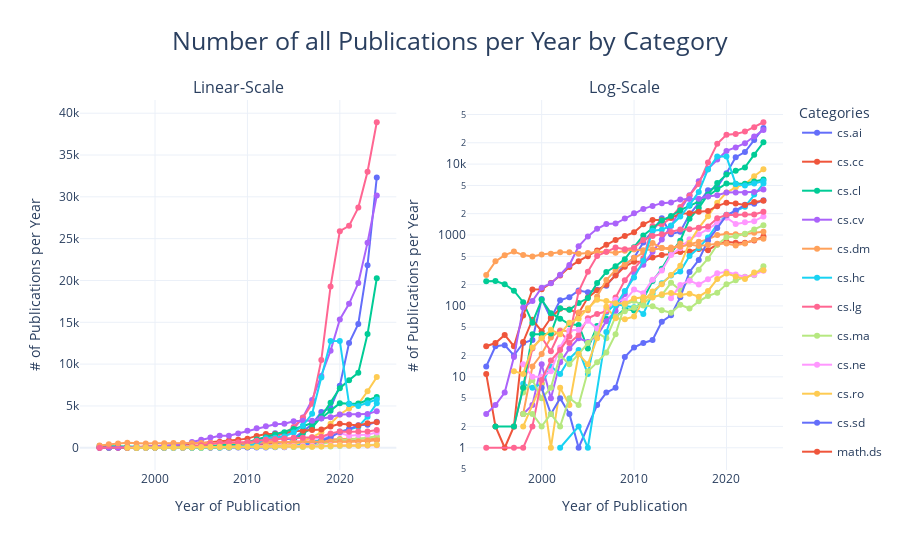
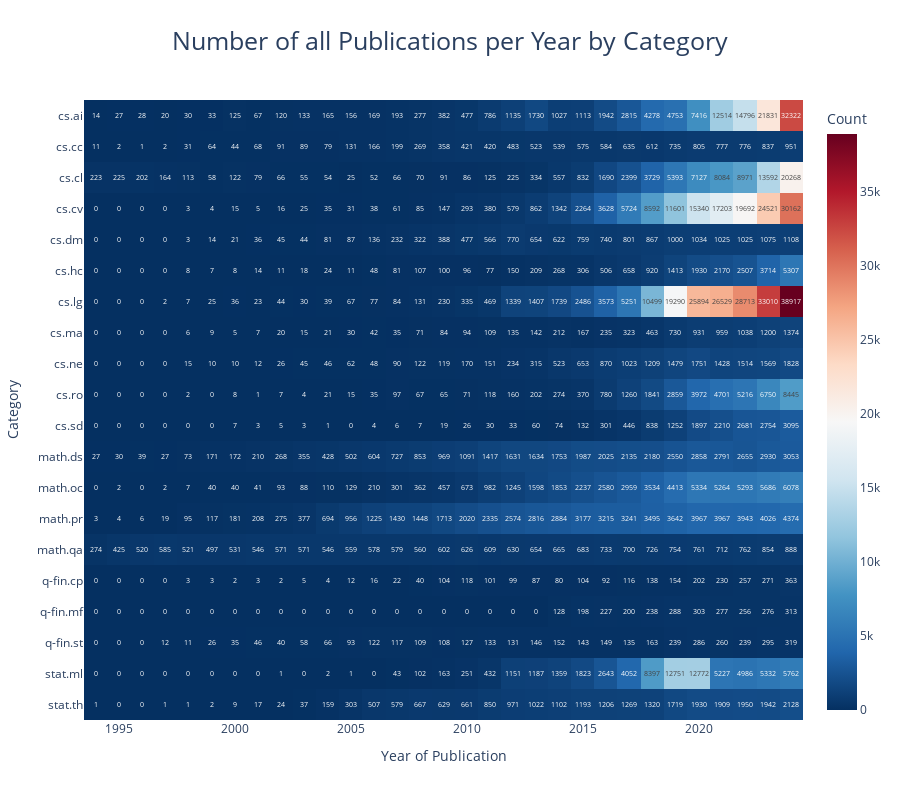

Notebook source saved alongside these figures, in order:
### Code cell
visualize_publications_by_category(df_complete, "all")

### Figure 1 — Plotly figure (JSON) as saved in the notebook; plotly's stock layout.template omitted (floating-point values rounded to 4 significant figures)
{"data": [{"legendgroup": "cs.ai", "line": {"color": "#636EFA"}, "mode": "lines+markers", "name": "cs.ai", "type": "scatter", "x": [1994, 1995, 1996, 1997, 1998, 1999, 2000, 2001, 2002, 2003, 2004, 2005, 2006, 2007, 2008, 2009, 2010, 2011, 2012, 2013, 2014, 2015, 2016, 2017, 2018, 2019, 2020, 2021, 2022, 2023, 2024], "xaxis": "x", "y": [14, 27, 28, 20, 30, 33, 125, 67, 120, 133, 165, 156, 169, 193, 277, 382, 477, 786, 1135, 1730, 1027, 1113, 1942, 2815, 4278, 4753, 7416, 12514, 14796, 21831, 32322], "yaxis": "y"}, {"legendgroup": "cs.ai", "line": {"color": "#636EFA"}, "mode": "lines+markers", "showlegend": false, "type": "scatter", "x": [1994, 1995, 1996, 1997, 1998, 1999, 2000, 2001, 2002, 2003, 2004, 2005, 2006, 2007, 2008, 2009, 2010, 2011, 2012, 2013, 2014, 2015, 2016, 2017, 2018, 2019, 2020, 2021, 2022, 2023, 2024], "xaxis": "x2", "y": [14, 27, 28, 20, 30, 33, 125, 67, 120, 133, 165, 156, 169, 193, 277, 382, 477, 786, 1135, 1730, 1027, 1113, 1942, 2815, 4278, 4753, 7416, 12514, 14796, 21831, 32322], "yaxis": "y2"}, {"legendgroup": "cs.cc", "line": {"color": "#EF553B"}, "mode": "lines+markers", "name": "cs.cc", "type": "scatter", "x": [1994, 1995, 1996, 1997, 1998, 1999, 2000, 2001, 2002, 2003, 2004, 2005, 2006, 2007, 2008, 2009, 2010, 2011, 2012, 2013, 2014, 2015, 2016, 2017, 2018, 2019, 2020, 2021, 2022, 2023, 2024], "xaxis": "x", "y": [11, 2, 1, 2, 31, 64, 44, 68, 91, 89, 79, 131, 166, 199, 269, 358, 421, 420, 483, 523, 539, 575, 584, 635, 612, 735, 805, 777, 776, 837, 951], "yaxis": "y"}, {"legendgroup": "cs.cc", "line": {"color": "#EF553B"}, "mode": "lines+markers", "showlegend": false, "type": "scatter", "x": [1994, 1995, 1996, 1997, 1998, 1999, 2000, 2001, 2002, 2003, 2004, 2005, 2006, 2007, 2008, 2009, 2010, 2011, 2012, 2013, 2014, 2015, 2016, 2017, 2018, 2019, 2020, 2021, 2022, 2023, 2024], "xaxis": "x2", "y": [11, 2, 1, 2, 31, 64, 44, 68, 91, 89, 79, 131, 166, 199, 269, 358, 421, 420, 483, 523, 539, 575, 584, 635, 612, 735, 805, 777, 776, 837, 951], "yaxis": "y2"}, {"legendgroup": "cs.cl", "line": {"color": "#00CC96"}, "mode": "lines+markers", "name": "cs.cl", "type": "scatter", "x": [1994, 1995, 1996, 1997, 1998, 1999, 2000, 2001, 2002, 2003, 2004, 2005, 2006, 2007, 2008, 2009, 2010, 2011, 2012, 2013, 2014, 2015, 2016, 2017, 2018, 2019, 2020, 2021, 2022, 2023, 2024], "xaxis": "x", "y": [223, 225, 202, 164, 113, 58, 122, 79, 66, 55, 54, 25, 52, 66, 70, 91, 86, 125, 225, 334, 557, 832, 1690, 2399, 3729, 5393, 7127, 8084, 8971, 13592, 20268], "yaxis": "y"}, {"legendgroup": "cs.cl", "line": {"color": "#00CC96"}, "mode": "lines+markers", "showlegend": false, "type": "scatter", "x": [1994, 1995, 1996, 1997, 1998, 1999, 2000, 2001, 2002, 2003, 2004, 2005, 2006, 2007, 2008, 2009, 2010, 2011, 2012, 2013, 2014, 2015, 2016, 2017, 2018, 2019, 2020, 2021, 2022, 2023, 2024], "xaxis": "x2", "y": [223, 225, 202, 164, 113, 58, 122, 79, 66, 55, 54, 25, 52, 66, 70, 91, 86, 125, 225, 334, 557, 832, 1690, 2399, 3729, 5393, 7127, 8084, 8971, 13592, 20268], "yaxis": "y2"}, {"legendgroup": "cs.cv", "line": {"color": "#AB63FA"}, "mode": "lines+markers", "name": "cs.cv", "type": "scatter", "x": [1998, 1999, 2000, 2001, 2002, 2003, 2004, 2005, 2006, 2007, 2008, 2009, 2010, 2011, 2012, 2013, 2014, 2015, 2016, 2017, 2018, 2019, 2020, 2021, 2022, 2023, 2024], "xaxis": "x", "y": [3, 4, 15, 5, 16, 25, 35, 31, 38, 61, 85, 147, 293, 380, 579, 862, 1342, 2264, 3628, 5724, 8592, 11601, 15340, 17203, 19692, 24521, 30162], "yaxis": "y"}, {"legendgroup": "cs.cv", "line": {"color": "#AB63FA"}, "mode": "lines+markers", "showlegend": false, "type": "scatter", "x": [1998, 1999, 2000, 2001, 2002, 2003, 2004, 2005, 2006, 2007, 2008, 2009, 2010, 2011, 2012, 2013, 2014, 2015, 2016, 2017, 2018, 2019, 2020, 2021, 2022, 2023, 2024], "xaxis": "x2", "y": [3, 4, 15, 5, 16, 25, 35, 31, 38, 61, 85, 147, 293, 380, 579, 862, 1342, 2264, 3628, 5724, 8592, 11601, 15340, 17203, 19692, 24521, 30162], "yaxis": "y2"}, {"legendgroup": "cs.dm", "line": {"color": "#FFA15A"}, "mode": "lines+markers", "name": "cs.dm", "type": "scatter", "x": [1998, 1999, 2000, 2001, 2002, 2003, 2004, 2005, 2006, 2007, 2008, 2009, 2010, 2011, 2012, 2013, 2014, 2015, 2016, 2017, 2018, 2019, 2020, 2021, 2022, 2023, 2024], "xaxis": "x", "y": [3, 14, 21, 36, 45, 44, 81, 87, 136, 232, 322, 388, 477, 566, 770, 654, 622, 759, 740, 801, 867, 1000, 1034, 1025, 1025, 1075, 1108], "yaxis": "y"}, {"legendgroup": "cs.dm", "line": {"color": "#FFA15A"}, "mode": "lines+markers", "showlegend": false, "type": "scatter", "x": [1998, 1999, 2000, 2001, 2002, 2003, 2004, 2005, 2006, 2007, 2008, 2009, 2010, 2011, 2012, 2013, 2014, 2015, 2016, 2017, 2018, 2019, 2020, 2021, 2022, 2023, 2024], "xaxis": "x2", "y": [3, 14, 21, 36, 45, 44, 81, 87, 136, 232, 322, 388, 477, 566, 770, 654, 622, 759, 740, 801, 867, 1000, 1034, 1025, 1025, 1075, 1108], "yaxis": "y2"}, {"legendgroup": "cs.hc", "line": {"color": "#19D3F3"}, "mode": "lines+markers", "name": "cs.hc", "type": "scatter", "x": [1998, 1999, 2000, 2001, 2002, 2003, 2004, 2005, 2006, 2007, 2008, 2009, 2010, 2011, 2012, 2013, 2014, 2015, 2016, 2017, 2018, 2019, 2020, 2021, 2022, 2023, 2024], "xaxis": "x", "y": [8, 7, 8, 14, 11, 18, 24, 11, 48, 81, 107, 100, 96, 77, 150, 209, 268, 306, 506, 658, 920, 1413, 1930, 2170, 2507, 3714, 5307], "yaxis": "y"}, {"legendgroup": "cs.hc", "line": {"color": "#19D3F3"}, "mode": "lines+markers", "showlegend": false, "type": "scatter", "x": [1998, 1999, 2000, 2001, 2002, 2003, 2004, 2005, 2006, 2007, 2008, 2009, 2010, 2011, 2012, 2013, 2014, 2015, 2016, 2017, 2018, 2019, 2020, 2021, 2022, 2023, 2024], "xaxis": "x2", "y": [8, 7, 8, 14, 11, 18, 24, 11, 48, 81, 107, 100, 96, 77, 150, 209, 268, 306, 506, 658, 920, 1413, 1930, 2170, 2507, 3714, 5307], "yaxis": "y2"}, {"legendgroup": "cs.lg", "line": {"color": "#FF6692"}, "mode": "lines+markers", "name": "cs.lg", "type": "scatter", "x": [1997, 1998, 1999, 2000, 2001, 2002, 2003, 2004, 2005, 2006, 2007, 2008, 2009, 2010, 2011, 2012, 2013, 2014, 2015, 2016, 2017, 2018, 2019, 2020, 2021, 2022, 2023, 2024], "xaxis": "x", "y": [2, 7, 25, 36, 23, 44, 30, 39, 67, 77, 84, 131, 230, 335, 469, 1339, 1407, 1739, 2486, 3573, 5251, 10499, 19290, 25894, 26529, 28713, 33010, 38917], "yaxis": "y"}, {"legendgroup": "cs.lg", "line": {"color": "#FF6692"}, "mode": "lines+markers", "showlegend": false, "type": "scatter", "x": [1997, 1998, 1999, 2000, 2001, 2002, 2003, 2004, 2005, 2006, 2007, 2008, 2009, 2010, 2011, 2012, 2013, 2014, 2015, 2016, 2017, 2018, 2019, 2020, 2021, 2022, 2023, 2024], "xaxis": "x2", "y": [2, 7, 25, 36, 23, 44, 30, 39, 67, 77, 84, 131, 230, 335, 469, 1339, 1407, 1739, 2486, 3573, 5251, 10499, 19290, 25894, 26529, 28713, 33010, 38917], "yaxis": "y2"}, {"legendgroup": "cs.ma", "line": {"color": "#B6E880"}, "mode": "lines+markers", "name": "cs.ma", "type": "scatter", "x": [1998, 1999, 2000, 2001, 2002, 2003, 2004, 2005, 2006, 2007, 2008, 2009, 2010, 2011, 2012, 2013, 2014, 2015, 2016, 2017, 2018, 2019, 2020, 2021, 2022, 2023, 2024], "xaxis": "x", "y": [6, 9, 5, 7, 20, 15, 21, 30, 42, 35, 71, 84, 94, 109, 135, 142, 212, 167, 235, 323, 463, 730, 931, 959, 1038, 1200, 1374], "yaxis": "y"}, {"legendgroup": "cs.ma", "line": {"color": "#B6E880"}, "mode": "lines+markers", "showlegend": false, "type": "scatter", "x": [1998, 1999, 2000, 2001, 2002, 2003, 2004, 2005, 2006, 2007, 2008, 2009, 2010, 2011, 2012, 2013, 2014, 2015, 2016, 2017, 2018, 2019, 2020, 2021, 2022, 2023, 2024], "xaxis": "x2", "y": [6, 9, 5, 7, 20, 15, 21, 30, 42, 35, 71, 84, 94, 109, 135, 142, 212, 167, 235, 323, 463, 730, 931, 959, 1038, 1200, 1374], "yaxis": "y2"}, {"legendgroup": "cs.ne", "line": {"color": "#FF97FF"}, "mode": "lines+markers", "name": "cs.ne", "type": "scatter", "x": [1998, 1999, 2000, 2001, 2002, 2003, 2004, 2005, 2006, 2007, 2008, 2009, 2010, 2011, 2012, 2013, 2014, 2015, 2016, 2017, 2018, 2019, 2020, 2021, 2022, 2023, 2024], "xaxis": "x", "y": [15, 10, 10, 12, 26, 45, 46, 62, 48, 90, 122, 119, 170, 151, 234, 315, 523, 653, 870, 1023, 1209, 1479, 1751, 1428, 1514, 1569, 1828], "yaxis": "y"}, {"legendgroup": "cs.ne", "line": {"color": "#FF97FF"}, "mode": "lines+markers", "showlegend": false, "type": "scatter", "x": [1998, 1999, 2000, 2001, 2002, 2003, 2004, 2005, 2006, 2007, 2008, 2009, 2010, 2011, 2012, 2013, 2014, 2015, 2016, 2017, 2018, 2019, 2020, 2021, 2022, 2023, 2024], "xaxis": "x2", "y": [15, 10, 10, 12, 26, 45, 46, 62, 48, 90, 122, 119, 170, 151, 234, 315, 523, 653, 870, 1023, 1209, 1479, 1751, 1428, 1514, 1569, 1828], "yaxis": "y2"}, {"legendgroup": "cs.ro", "line": {"color": "#FECB52"}, "mode": "lines+markers", "name": "cs.ro", "type": "scatter", "x": [1998, 2000, 2001, 2002, 2003, 2004, 2005, 2006, 2007, 2008, 2009, 2010, 2011, 2012, 2013, 2014, 2015, 2016, 2017, 2018, 2019, 2020, 2021, 2022, 2023, 2024], "xaxis": "x", "y": [2, 8, 1, 7, 4, 21, 15, 35, 97, 67, 65, 71, 118, 160, 202, 274, 370, 780, 1260, 1841, 2859, 3972, 4701, 5216, 6750, 8445], "yaxis": "y"}, {"legendgroup": "cs.ro", "line": {"color": "#FECB52"}, "mode": "lines+markers", "showlegend": false, "type": "scatter", "x": [1998, 2000, 2001, 2002, 2003, 2004, 2005, 2006, 2007, 2008, 2009, 2010, 2011, 2012, 2013, 2014, 2015, 2016, 2017, 2018, 2019, 2020, 2021, 2022, 2023, 2024], "xaxis": "x2", "y": [2, 8, 1, 7, 4, 21, 15, 35, 97, 67, 65, 71, 118, 160, 202, 274, 370, 780, 1260, 1841, 2859, 3972, 4701, 5216, 6750, 8445], "yaxis": "y2"}, {"legendgroup": "cs.sd", "line": {"color": "#636EFA"}, "mode": "lines+markers", "name": "cs.sd", "type": "scatter", "x": [2000, 2001, 2002, 2003, 2004, 2006, 2007, 2008, 2009, 2010, 2011, 2012, 2013, 2014, 2015, 2016, 2017, 2018, 2019, 2020, 2021, 2022, 2023, 2024], "xaxis": "x", "y": [7, 3, 5, 3, 1, 4, 6, 7, 19, 26, 30, 33, 60, 74, 132, 301, 446, 838, 1252, 1897, 2210, 2681, 2754, 3095], "yaxis": "y"}, {"legendgroup": "cs.sd", "line": {"color": "#636EFA"}, "mode": "lines+markers", "showlegend": false, "type": "scatter", "x": [2000, 2001, 2002, 2003, 2004, 2006, 2007, 2008, 2009, 2010, 2011, 2012, 2013, 2014, 2015, 2016, 2017, 2018, 2019, 2020, 2021, 2022, 2023, 2024], "xaxis": "x2", "y": [7, 3, 5, 3, 1, 4, 6, 7, 19, 26, 30, 33, 60, 74, 132, 301, 446, 838, 1252, 1897, 2210, 2681, 2754, 3095], "yaxis": "y2"}, {"legendgroup": "math.ds", "line": {"color": "#EF553B"}, "mode": "lines+markers", "name": "math.ds", "type": "scatter", "x": [1994, 1995, 1996, 1997, 1998, 1999, 2000, 2001, 2002, 2003, 2004, 2005, 2006, 2007, 2008, 2009, 2010, 2011, 2012, 2013, 2014, 2015, 2016, 2017, 2018, 2019, 2020, 2021, 2022, 2023, 2024], "xaxis": "x", "y": [27, 30, 39, 27, 73, 171, 172, 210, 268, 355, 428, 502, 604, 727, 853, 969, 1091, 1417, 1631, 1634, 1753, 1987, 2025, 2135, 2180, 2550, 2858, 2791, 2655, 2930, 3053], "yaxis": "y"}, {"legendgroup": "math.ds", "line": {"color": "#EF553B"}, "mode": "lines+markers", "showlegend": false, "type": "scatter", "x": [1994, 1995, 1996, 1997, 1998, 1999, 2000, 2001, 2002, 2003, 2004, 2005, 2006, 2007, 2008, 2009, 2010, 2011, 2012, 2013, 2014, 2015, 2016, 2017, 2018, 2019, 2020, 2021, 2022, 2023, 2024], "xaxis": "x2", "y": [27, 30, 39, 27, 73, 171, 172, 210, 268, 355, 428, 502, 604, 727, 853, 969, 1091, 1417, 1631, 1634, 1753, 1987, 2025, 2135, 2180, 2550, 2858, 2791, 2655, 2930, 3053], "yaxis": "y2"}, {"legendgroup": "math.oc", "line": {"color": "#00CC96"}, "mode": "lines+markers", "name": "math.oc", "type": "scatter", "x": [1995, 1997, 1998, 1999, 2000, 2001, 2002, 2003, 2004, 2005, 2006, 2007, 2008, 2009, 2010, 2011, 2012, 2013, 2014, 2015, 2016, 2017, 2018, 2019, 2020, 2021, 2022, 2023, 2024], "xaxis": "x", "y": [2, 2, 7, 40, 40, 41, 93, 88, 110, 129, 210, 301, 362, 457, 673, 982, 1245, 1598, 1853, 2237, 2580, 2959, 3534, 4413, 5334, 5264, 5293, 5686, 6078], "yaxis": "y"}, {"legendgroup": "math.oc", "line": {"color": "#00CC96"}, "mode": "lines+markers", "showlegend": false, "type": "scatter", "x": [1995, 1997, 1998, 1999, 2000, 2001, 2002, 2003, 2004, 2005, 2006, 2007, 2008, 2009, 2010, 2011, 2012, 2013, 2014, 2015, 2016, 2017, 2018, 2019, 2020, 2021, 2022, 2023, 2024], "xaxis": "x2", "y": [2, 2, 7, 40, 40, 41, 93, 88, 110, 129, 210, 301, 362, 457, 673, 982, 1245, 1598, 1853, 2237, 2580, 2959, 3534, 4413, 5334, 5264, 5293, 5686, 6078], "yaxis": "y2"}, {"legendgroup": "math.pr", "line": {"color": "#AB63FA"}, "mode": "lines+markers", "name": "math.pr", "type": "scatter", "x": [1994, 1995, 1996, 1997, 1998, 1999, 2000, 2001, 2002, 2003, 2004, 2005, 2006, 2007, 2008, 2009, 2010, 2011, 2012, 2013, 2014, 2015, 2016, 2017, 2018, 2019, 2020, 2021, 2022, 2023, 2024], "xaxis": "x", "y": [3, 4, 6, 19, 95, 117, 181, 208, 275, 377, 694, 956, 1225, 1430, 1448, 1713, 2020, 2335, 2574, 2816, 2884, 3177, 3215, 3241, 3495, 3642, 3967, 3967, 3943, 4026, 4374], "yaxis": "y"}, {"legendgroup": "math.pr", "line": {"color": "#AB63FA"}, "mode": "lines+markers", "showlegend": false, "type": "scatter", "x": [1994, 1995, 1996, 1997, 1998, 1999, 2000, 2001, 2002, 2003, 2004, 2005, 2006, 2007, 2008, 2009, 2010, 2011, 2012, 2013, 2014, 2015, 2016, 2017, 2018, 2019, 2020, 2021, 2022, 2023, 2024], "xaxis": "x2", "y": [3, 4, 6, 19, 95, 117, 181, 208, 275, 377, 694, 956, 1225, 1430, 1448, 1713, 2020, 2335, 2574, 2816, 2884, 3177, 3215, 3241, 3495, 3642, 3967, 3967, 3943, 4026, 4374], "yaxis": "y2"}, {"legendgroup": "math.qa", "line": {"color": "#FFA15A"}, "mode": "lines+markers", "name": "math.qa", "type": "scatter", "x": [1994, 1995, 1996, 1997, 1998, 1999, 2000, 2001, 2002, 2003, 2004, 2005, 2006, 2007, 2008, 2009, 2010, 2011, 2012, 2013, 2014, 2015, 2016, 2017, 2018, 2019, 2020, 2021, 2022, 2023, 2024], "xaxis": "x", "y": [274, 425, 520, 585, 521, 497, 531, 546, 571, 571, 546, 559, 578, 579, 560, 602, 626, 609, 630, 654, 665, 683, 733, 700, 726, 754, 761, 712, 762, 854, 888], "yaxis": "y"}, {"legendgroup": "math.qa", "line": {"color": "#FFA15A"}, "mode": "lines+markers", "showlegend": false, "type": "scatter", "x": [1994, 1995, 1996, 1997, 1998, 1999, 2000, 2001, 2002, 2003, 2004, 2005, 2006, 2007, 2008, 2009, 2010, 2011, 2012, 2013, 2014, 2015, 2016, 2017, 2018, 2019, 2020, 2021, 2022, 2023, 2024], "xaxis": "x2", "y": [274, 425, 520, 585, 521, 497, 531, 546, 571, 571, 546, 559, 578, 579, 560, 602, 626, 609, 630, 654, 665, 683, 733, 700, 726, 754, 761, 712, 762, 854, 888], "yaxis": "y2"}, {"legendgroup": "stat.ml", "line": {"color": "#19D3F3"}, "mode": "lines+markers", "name": "stat.ml", "type": "scatter", "x": [2002, 2004, 2005, 2007, 2008, 2009, 2010, 2011, 2012, 2013, 2014, 2015, 2016, 2017, 2018, 2019, 2020, 2021, 2022, 2023, 2024], "xaxis": "x", "y": [1, 2, 1, 43, 102, 163, 251, 432, 1151, 1187, 1359, 1823, 2643, 4052, 8397, 12751, 12772, 5227, 4986, 5332, 5762], "yaxis": "y"}, {"legendgroup": "stat.ml", "line": {"color": "#19D3F3"}, "mode": "lines+markers", "showlegend": false, "type": "scatter", "x": [2002, 2004, 2005, 2007, 2008, 2009, 2010, 2011, 2012, 2013, 2014, 2015, 2016, 2017, 2018, 2019, 2020, 2021, 2022, 2023, 2024], "xaxis": "x2", "y": [1, 2, 1, 43, 102, 163, 251, 432, 1151, 1187, 1359, 1823, 2643, 4052, 8397, 12751, 12772, 5227, 4986, 5332, 5762], "yaxis": "y2"}, {"legendgroup": "stat.th", "line": {"color": "#FF6692"}, "mode": "lines+markers", "name": "stat.th", "type": "scatter", "x": [1994, 1997, 1998, 1999, 2000, 2001, 2002, 2003, 2004, 2005, 2006, 2007, 2008, 2009, 2010, 2011, 2012, 2013, 2014, 2015, 2016, 2017, 2018, 2019, 2020, 2021, 2022, 2023, 2024], "xaxis": "x", "y": [1, 1, 1, 2, 9, 17, 24, 37, 159, 303, 507, 579, 667, 629, 661, 850, 971, 1022, 1102, 1193, 1206, 1269, 1320, 1719, 1930, 1909, 1950, 1942, 2128], "yaxis": "y"}, {"legendgroup": "stat.th", "line": {"color": "#FF6692"}, "mode": "lines+markers", "showlegend": false, "type": "scatter", "x": [1994, 1997, 1998, 1999, 2000, 2001, 2002, 2003, 2004, 2005, 2006, 2007, 2008, 2009, 2010, 2011, 2012, 2013, 2014, 2015, 2016, 2017, 2018, 2019, 2020, 2021, 2022, 2023, 2024], "xaxis": "x2", "y": [1, 1, 1, 2, 9, 17, 24, 37, 159, 303, 507, 579, 667, 629, 661, 850, 971, 1022, 1102, 1193, 1206, 1269, 1320, 1719, 1930, 1909, 1950, 1942, 2128], "yaxis": "y2"}, {"legendgroup": "q-fin.cp", "line": {"color": "#B6E880"}, "mode": "lines+markers", "name": "q-fin.cp", "type": "scatter", "x": [1998, 1999, 2000, 2001, 2002, 2003, 2004, 2005, 2006, 2007, 2008, 2009, 2010, 2011, 2012, 2013, 2014, 2015, 2016, 2017, 2018, 2019, 2020, 2021, 2022, 2023, 2024], "xaxis": "x", "y": [3, 3, 2, 3, 2, 5, 4, 12, 16, 22, 40, 104, 118, 101, 99, 87, 80, 104, 92, 116, 138, 154, 202, 230, 257, 271, 363], "yaxis": "y"}, {"legendgroup": "q-fin.cp", "line": {"color": "#B6E880"}, "mode": "lines+markers", "showlegend": false, "type": "scatter", "x": [1998, 1999, 2000, 2001, 2002, 2003, 2004, 2005, 2006, 2007, 2008, 2009, 2010, 2011, 2012, 2013, 2014, 2015, 2016, 2017, 2018, 2019, 2020, 2021, 2022, 2023, 2024], "xaxis": "x2", "y": [3, 3, 2, 3, 2, 5, 4, 12, 16, 22, 40, 104, 118, 101, 99, 87, 80, 104, 92, 116, 138, 154, 202, 230, 257, 271, 363], "yaxis": "y2"}, {"legendgroup": "q-fin.mf", "line": {"color": "#FF97FF"}, "mode": "lines+markers", "name": "q-fin.mf", "type": "scatter", "x": [2014, 2015, 2016, 2017, 2018, 2019, 2020, 2021, 2022, 2023, 2024], "xaxis": "x", "y": [128, 198, 227, 200, 238, 288, 303, 277, 256, 276, 313], "yaxis": "y"}, {"legendgroup": "q-fin.mf", "line": {"color": "#FF97FF"}, "mode": "lines+markers", "showlegend": false, "type": "scatter", "x": [2014, 2015, 2016, 2017, 2018, 2019, 2020, 2021, 2022, 2023, 2024], "xaxis": "x2", "y": [128, 198, 227, 200, 238, 288, 303, 277, 256, 276, 313], "yaxis": "y2"}, {"legendgroup": "q-fin.st", "line": {"color": "#FECB52"}, "mode": "lines+markers", "name": "q-fin.st", "type": "scatter", "x": [1997, 1998, 1999, 2000, 2001, 2002, 2003, 2004, 2005, 2006, 2007, 2008, 2009, 2010, 2011, 2012, 2013, 2014, 2015, 2016, 2017, 2018, 2019, 2020, 2021, 2022, 2023, 2024], "xaxis": "x", "y": [12, 11, 26, 35, 46, 40, 58, 66, 93, 122, 117, 109, 108, 127, 133, 131, 146, 152, 143, 149, 135, 163, 239, 286, 260, 239, 295, 319], "yaxis": "y"}, {"legendgroup": "q-fin.st", "line": {"color": "#FECB52"}, "mode": "lines+markers", "showlegend": false, "type": "scatter", "x": [1997, 1998, 1999, 2000, 2001, 2002, 2003, 2004, 2005, 2006, 2007, 2008, 2009, 2010, 2011, 2012, 2013, 2014, 2015, 2016, 2017, 2018, 2019, 2020, 2021, 2022, 2023, 2024], "xaxis": "x2", "y": [12, 11, 26, 35, 46, 40, 58, 66, 93, 122, 117, 109, 108, 127, 133, 131, 146, 152, 143, 149, 135, 163, 239, 286, 260, 239, 295, 319], "yaxis": "y2"}], "layout": {"annotations": [{"font": {"size": 16}, "showarrow": false, "text": "Linear-Scale", "x": 0.225, "xanchor": "center", "xref": "paper", "y": 1, "yanchor": "bottom", "yref": "paper"}, {"font": {"size": 16}, "showarrow": false, "text": "Log-Scale", "x": 0.775, "xanchor": "center", "xref": "paper", "y": 1, "yanchor": "bottom", "yref": "paper"}], "height": 550, "legend": {"title": {"text": "Categories"}}, "title": {"font": {"size": 25}, "text": "Number of all Publications per Year by Category", "x": 0.5}, "xaxis": {"anchor": "y", "domain": [0, 0.45], "title": {"text": "Year of Publication"}}, "xaxis2": {"anchor": "y2", "domain": [0.55, 1], "title": {"text": "Year of Publication"}}, "yaxis": {"anchor": "x", "domain": [0, 1], "title": {"text": "# of Publications per Year"}}, "yaxis2": {"anchor": "x2", "domain": [0, 1], "title": {"text": "# of Publications per Year"}, "type": "log"}}}

### Figure 2 — Plotly figure (JSON) as saved in the notebook; plotly's stock layout.template omitted (floating-point values rounded to 4 significant figures; data arrays with more than 128 entries replaced by an {"elided": "..."} marker saying what was removed)
{"data": [{"colorbar": {"title": {"text": "Count"}}, "colorscale": [[0, "rgb(5,48,97)"], [0.1, "rgb(33,102,172)"], [0.2, "rgb(67,147,195)"], [0.3, "rgb(146,197,222)"], [0.4, "rgb(209,229,240)"], [0.5, "rgb(247,247,247)"], [0.6, "rgb(253,219,199)"], [0.7, "rgb(244,165,130)"], [0.8, "rgb(214,96,77)"], [0.9, "rgb(178,24,43)"], [1, "rgb(103,0,31)"]], "text": {"elided": "20x31 int values"}, "texttemplate": "%{text}", "type": "heatmap", "x": [1994, 1995, 1996, 1997, 1998, 1999, 2000, 2001, 2002, 2003, 2004, 2005, 2006, 2007, 2008, 2009, 2010, 2011, 2012, 2013, 2014, 2015, 2016, 2017, 2018, 2019, 2020, 2021, 2022, 2023, 2024], "y": ["stat.th", "stat.ml", "q-fin.st", "q-fin.mf", "q-fin.cp", "math.qa", "math.pr", "math.oc", "math.ds", "cs.sd", "cs.ro", "cs.ne", "cs.ma", "cs.lg", "cs.hc", "cs.dm", "cs.cv", "cs.cl", "cs.cc", "cs.ai"], "z": {"elided": "20x31 float values"}}], "layout": {"height": 800, "title": {"font": {"size": 25}, "text": "Number of all Publications per Year by Category", "x": 0.5}, "xaxis": {"title": {"text": "Year of Publication"}}, "yaxis": {"title": {"text": "Category"}}}}
